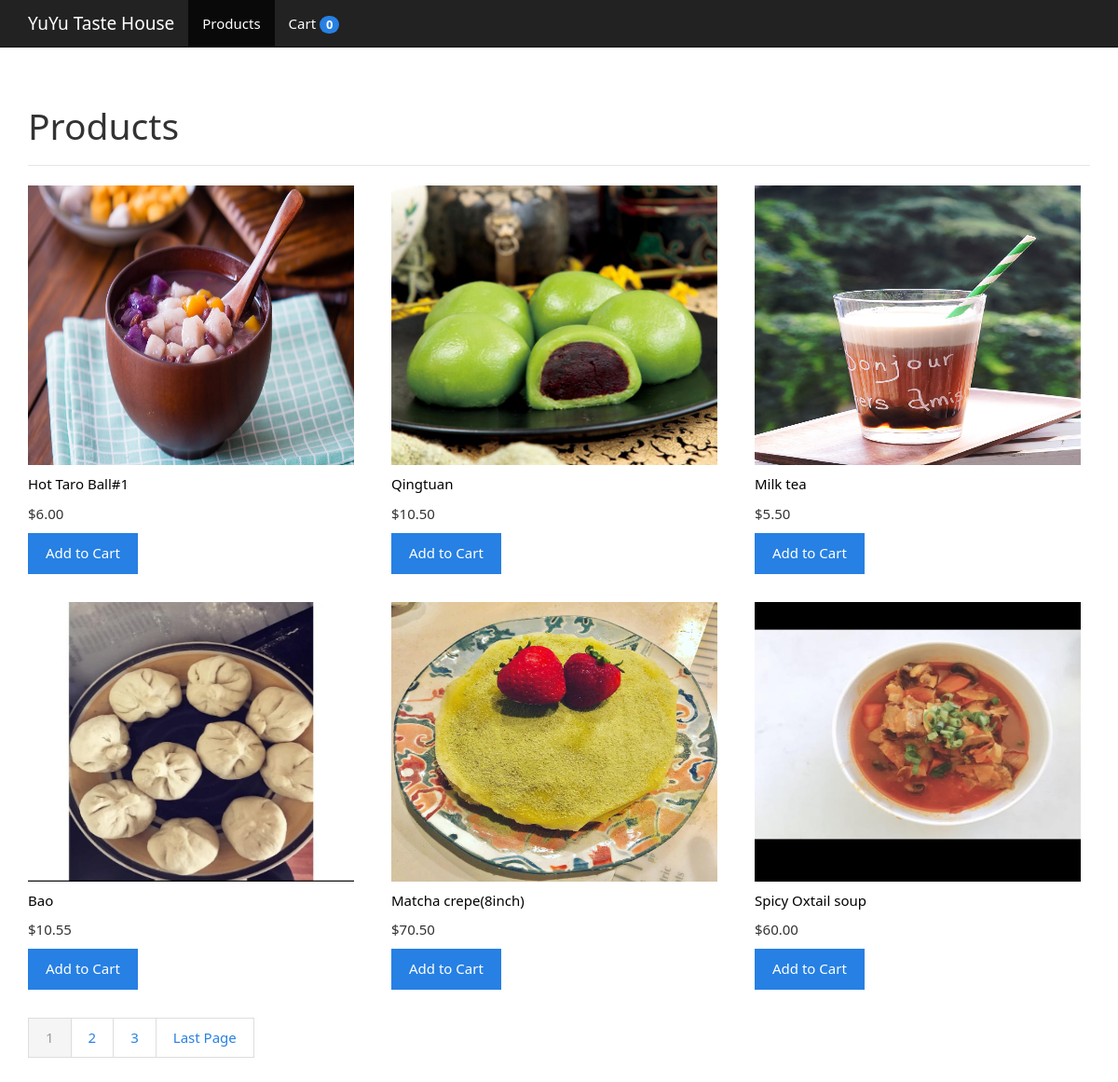
/products.php, run on the app's committed database.
### tables this page shows
CREATE TABLE IF NOT EXISTS `product_images` (
  `id` int(11) NOT NULL AUTO_INCREMENT,
  `product_id` int(11) NOT NULL,
  `name` varchar(512) NOT NULL,
  `created` datetime NOT NULL,
  `modified` timestamp NOT NULL DEFAULT CURRENT_TIMESTAMP ON UPDATE CURRENT_TIMESTAMP,
  PRIMARY KEY (`id`)
);

CREATE TABLE IF NOT EXISTS `products` (
  `id` int(11) NOT NULL AUTO_INCREMENT,
  `name` varchar(512) NOT NULL,
  `description` text NOT NULL,
  `price` decimal(10,2) NOT NULL,
  `created` datetime NOT NULL,
  `modified` timestamp NOT NULL DEFAULT CURRENT_TIMESTAMP,
  PRIMARY KEY (`id`)
);

### objects/cart_item.php (called while the page is built, shortened)
<?php
class CartItem{
      private $conn;
      private $table_name = "cart_items";
      public $product_id;
      public $user_id;
      public function __construct($db){
        $this->conn = $db;
      }
      public function exists(){
        $query = "SELECT count(*) FROM " . $this->table_name . " WHERE product_id=:product_id AND user_id=:user_id";
        $stmt = $this->conn->prepare($query);
        $this->product_id=htmlspecialchars(strip_tags($this->product_id));
        $this->user_id=htmlspecialchars(strip_tags($this->user_id));
        $stmt->bindParam(":product_id", $this->product_id);
        $stmt->bindParam(":user_id", $this->user_id);
        $stmt->execute();
        $rows = $stmt->fetch(PDO::FETCH_NUM);
        return false;
      }
      public function count(){
        $query = "SELECT count(*) FROM " . $this->table_name . " WHERE user_id=:user_id";
        $stmt = $this->conn->prepare($query);
        $this->user_id = htmlspecialchars(strip_tags($this->user_id));
        $stmt->bindParam(":user_id", $this->user_id);
        $stmt->execute();
        $rows = $stmt->fetch(PDO::FETCH_NUM);
        return $rows[0];
      }
}
?>

### objects/product.php (called while the page is built, shortened)
<?php
class Product{
      private $conn;
      private $table_name="products";
      public function __construct($db){
        $this->conn = $db;
      }
      function read($from_record_num, $records_per_page){
        $query = "SELECT
                    id, name, description, price
                FROM
                    " . $this->table_name . "
                ORDER BY
                    created ASC
                LIMIT
                    ?, ?";
          $stmt = $this->conn->prepare($query);
          $stmt->bindParam(1, $from_record_num, PDO::PARAM_INT);
          $stmt->bindParam(2, $records_per_page, PDO::PARAM_INT);
          $stmt->execute();
          return $stmt;
      }
      public function count(){
        $query = "SELECT count(*) FROM " . $this->table_name;
        $stmt = $this->conn->prepare($query);
        $stmt->execute();
        $rows = $stmt->fetch(PDO::FETCH_NUM);
        return $rows[0];
      }
}
?>

### objects/product_image.php (called while the page is built, shortened)
<?php
class ProductImage{
      private $conn;
      private $table_name = "product_images";
      public $id;
      public $product_id;
      public function __construct($db){
          $this->conn = $db;
      }
      function readFirst(){
        $query = "SELECT id, product_id, name
                FROM " . $this->table_name . "
                WHERE product_id = ?
                ORDER BY id ASC
                LIMIT 0, 1";
        $stmt = $this->conn->prepare($query);
        $this->id=htmlspecialchars(strip_tags($this->id));
        $stmt->bindParam(1, $this->product_id);
        $stmt->execute();
        return $stmt;
      }
}

### read_products_template.php (the view, shortened to what this page needs)
<?php
    while($row = $stmt->fetch(PDO::FETCH_ASSOC)){
      extract($row);
      echo "<div class='col-md-4 m-b-20px'>";
            echo "<a href='product.php?id={$id}' class='product-link'>";
                $product_image->product_id=$id;
                $stmt_product_image=$product_image->readFirst();
                while ($row_product_image = $stmt_product_image->fetch(PDO::FETCH_ASSOC)){
                    echo "<div class='m-b-10px'>";
                        echo "<img src='uploads/images/{$row_product_image['name']}' class='w-100-pct' />";
                    echo "</div>";
                }
                echo "<div class='product-name m-b-10px'>{$name}</div>";
            echo "</a>";
            echo "<div class='m-b-10px'>";
                echo "&#36;" . number_format($price, 2, '.', ',');
            echo "</div>";
            echo "<div class='m-b-10px'>";
                $cart_item->user_id=1;
                $cart_item->product_id=$id;
                if($cart_item->exists()){
                    echo "<a href='cart.php' class='btn btn-success w-1-pct'>";
                        echo "Update Cart";
                    echo "</a>";
                }else{
                    echo "<a href='add_to_cart.php?id={$id}&page={$page}' class='btn btn-primary w-1-pct'>Add to Cart</a>";
                }
            echo "</div>";
      echo "</div>";
    }
include_once "pagination.php";
?>

### layout_head.php (shortened to what this page needs)
<!DOCTYPE html>
<html lang="en">
  <head>
    <link href="libs/css/bootstrap.min.css" rel="stylesheet" media="screen">
    <link href="libs/css/user.css" rel="stylesheet" media="screen">
  </head>
  <body>
        <?php include 'navigation.php'; ?>
        <div class="container">
            <div class="row">
                <div class="col-md-12">
                    <div class="page-header">
                        <h1><?php echo isset($page_title) ? $page_title : "Processing"; ?></h1>
                    </div>
                </div>

### navigation.php (shortened to what this page needs)
<div class="navbar navbar-default navbar-static-top" role="navigation">
    <div class="container">
        <div class="navbar-header">
            <a class="navbar-brand" href="products.php">YuYu Taste House</a>
        </div>
        <div class="navbar-collapse collapse">
            <ul class="nav navbar-nav">
                <li <?php echo strpos($page_title, "Product")!==false ? "class='active'" : ""; ?>>
                    <a href="products.php">Products</a>
                </li>
                <li <?php echo $page_title=="Cart" ? "class='active'" : ""; ?> >
                    <a href="cart.php">
                      <?php
                              $cart_item = new CartItem($db);
                              $cart_item->user_id=1;
                              $cart_count = $cart_item->count();
                          ?>
                          Cart <span class="badge" id="comparison-count"><?php echo $cart_count ?></span>
                    </a>
                </li>
            </ul>
        </div>
    </div>
</div>

### products.php (shortened to what this page needs)
<?php
      include_once "objects/product.php";
      include_once "objects/product_image.php";
      include_once "objects/cart_item.php";
      $database = new Database();
      $db = $database->getConnection();
      $page_title="Products";
      include 'layout_head.php';
      $product = new Product($db);
      $product_image = new ProductImage($db);
      $cart_item = new CartItem($db);
      $page = isset($_GET['page']) ? $_GET['page'] : 1;
      $records_per_page = 6;
      $from_record_num = ($records_per_page * $page) - $records_per_page;
      $stmt = $product->read($from_record_num, $records_per_page);
      $num = $stmt->rowCount();
      if($num > 0){
        $page_url = "products.php";
        $total_rows = $product->count();
        include_once "read_products_template.php";
      }else{
        echo "<div class='col-md-12'>";
          echo "<div class='alert alert-danger'>No products found.</div>";
        echo "</div>";
      }
      include 'layout_foot.php';
?>

### pagination.php (shortened to what this page needs)
<?php
    echo "<div class='col-md-12'>";
        echo "<ul class='pagination m-b-20px m-t-0px'>";
        $total_pages = ceil($total_rows / $records_per_page);
        $range = 2;
        $initial_num = $page - $range;
        $condition_limit_num = ($page + $range)  + 1;
        for ($x=$initial_num; $x<$condition_limit_num; $x++) {
            if (($x > 0) && ($x <= $total_pages)) {
                if ($x == $page) {
                    echo "<li class='active'><a href=\"#\">$x <span class=\"sr-only\">(current)</span></a></li>";
                }else {
                    echo "<li><a href='{$page_url}?page=$x'>$x</a></li>";
                }
            }
        }
        if($page<$total_pages){
            echo "<li>";
                echo "<a href='" . $page_url . "?page={$total_pages}' title='Last page is {$total_pages}.'>";
                    echo "Last Page";
                echo "</a>";
            echo "</li>";
        }
        echo "</ul>";
    echo "</div>";
?>

### layout_foot.php (shortened to what this page needs)
            </div>
        </div>
</body>
</html>

### libs/css/user.css (style rules this page uses)
.w-100-pct { width:350px; height:300px; }
.m-t-0px { margin-top:0px; }
.m-b-10px { margin-bottom:10px; }
.m-b-20px { margin-bottom:20px; }
.product-link { color:#000000; }

### data on the page
products: name "Hot Taro Ball#1", price "6.00"
product_images: name (picture)
products: name "Qingtuan", price "10.50"
product_images: name (picture)
products: name "Milk tea", price "5.50"
product_images: name (picture)
products: name "Bao", price "10.55"
product_images: name (picture)
products: name "Matcha crepe(8inch)", price "70.50"
product_images: name (picture)
products: name "Spicy Oxtail soup", price "60.00"
product_images: name (picture)

### other printed values
$cart_count "0"
$page_title "Products"
